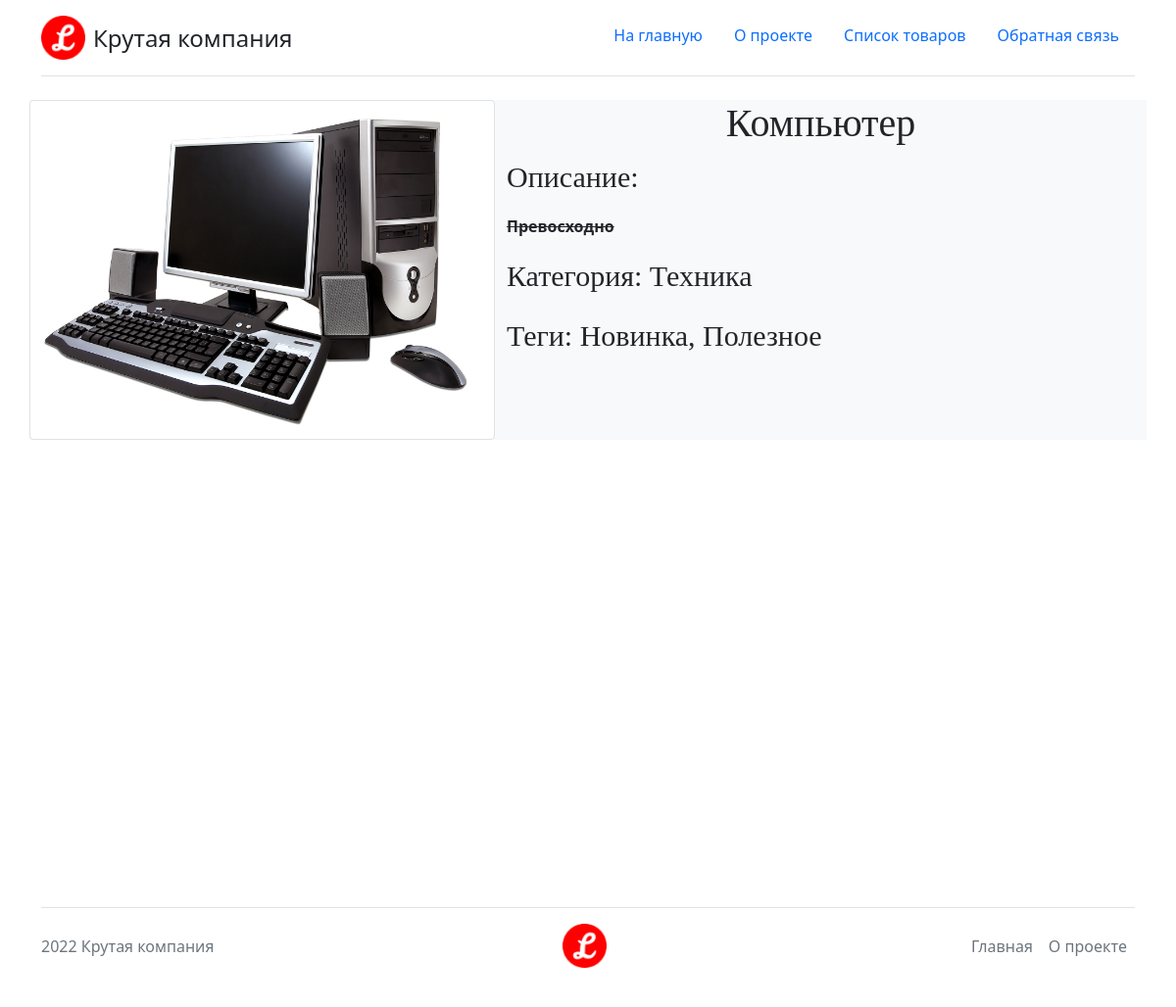
/catalog/4/, run on the app's committed database.
### catalog/models.py (models this page shows, shortened)
class Item(ProjectBaseModel):
    is_on_main = models.BooleanField(verbose_name='На главной', default=False)
    text = RichTextField(
        verbose_name='описание',
        validators=[AmazingTextValidator('превосходно', 'роскошно')],
        help_text='Должно создержать слова превосходно или роскошно'
        )
    category = models.ForeignKey(
        'Category', verbose_name='категория', on_delete=models.CASCADE
        )
    tags = models.ManyToManyField('Tag', verbose_name='тег')
    preview = models.ImageField(
        verbose_name='превью', upload_to='uploads/preview/%Y/%m', null=True,
        blank=True
        )
    objects = ItemManager()
    class Meta:
        verbose_name = 'товар'
        verbose_name_plural = 'товары'
        default_related_name = 'items'
    def image_tmb(self):
        return get_image_thumbnail(self.preview)
    image_tmb.short_description = 'превью'
    image_tmb.allow_tags = True

class Category(ProjectBaseModel):
    slug = ProjectBaseFields.slug
    weight = models.PositiveSmallIntegerField(verbose_name='вес', default=100)
    class Meta:
        verbose_name = 'категория'
        verbose_name_plural = 'категории'

class Tag(ProjectBaseModel):
    slug = ProjectBaseFields.slug
    class Meta:
        verbose_name = 'тег'
        verbose_name_plural = 'теги'

### catalog/views.py (the view)
class ItemDetail(DetailView):
    template_name = "catalog/item_detail.html"
    queryset = Item.objects.published()
    pk_url_kwarg = "item_id"
    context_object_name = "item"
    extra_context = {
        'title_name': 'Детали товара'
    }

### Core/models.py (called while the page is built)
    def __str__(self):
        return self.name

### Core/templatetags/MenuManager.py (called while the page is built)
@register.inclusion_tag('header.html')
def get_main_menu(request):
    menu = []
    for elem in Menus.main_menu:
        elem.is_active = elem.url_name == request.resolver_match.view_name
        menu.append(elem)
    return {"menu": menu}

### templates/catalog/item_detail.html
{% extends 'base.html' %}
{% load static %}
{% block content %}
<div class="row bg-light">
    {% if item.preview %}
    <img class="col-5 img-thumbnail" src="{{ item.preview.url }}" alt="картинка">
    {% else %}
    <img class="col-5 img-thumbnail" src="{% static 'core/img/default_image.jpg' %}" alt="картинка">
    {% endif %}
    <div class="col-7">
        <h1 class="text-center title-text">{{ item.name }}</h1>
        <p class="big-text">Описание:</p>{{ item.text | safe }}
        <p class="big-text">Категория: {{ item.category }}</p>
        <p class="big-text">Теги: {{ item.tags.all | join:", " }}</p>
    </div>
</div>
{% endblock content %}

### static_dev/core/css/base.css (style rules this page uses)
.big-text { font-size: 30px; font-family: "Comic Sans MS", "Comic Sans", cursive; }
.title-text { font-size: 40px; font-family: "Comic Sans MS", "Comic Sans", cursive; }

### data on the page
Item: preview (picture), name "Компьютер", text "Превосходно", category "Техника", tags.all "Новинка, Полезное"

### other printed values
{{ elem.title }} "На главную" "О проекте" "Список товаров" "Обратная связь"
